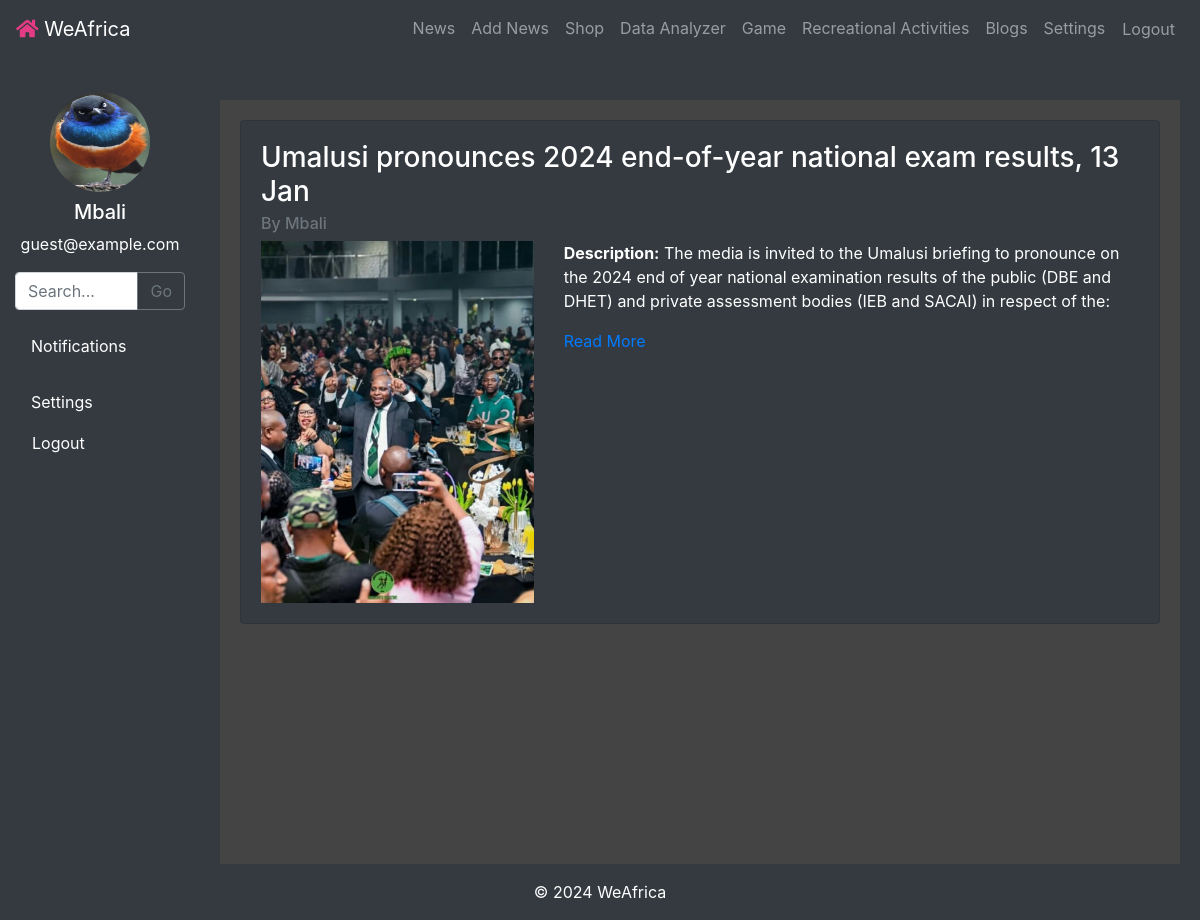
Page /news_list (signed in) on the committed database.
### tables this page shows
CREATE TABLE articles (
    id INTEGER PRIMARY KEY AUTOINCREMENT,
    title TEXT NOT NULL,
    description TEXT NOT NULL,
    body TEXT NOT NULL,
    image_url TEXT,
    author TEXT NOT NULL,
    created_at TIMESTAMP DEFAULT CURRENT_TIMESTAMP
, image TEXT);

### app.py (the view)
@app.route('/news_list')
def news_list():
    articles = news.get_all_articles()
    return render_template('news_list.html', articles=articles)

### news.py (called while the page is built)
def get_db():
    conn = sqlite3.connect('final_project.db')
    conn.row_factory = sqlite3.Row
    return conn

def get_all_articles():
    db = get_db()
    cursor = db.cursor()
    cursor.execute("SELECT title, description, body, image, author FROM articles")
    articles = cursor.fetchall()
    db.close()
    return articles

### templates/news_list.html (shortened to what this page needs)
{% extends "layout.html" %}
{% block content %}
<div class="container darker-background-2 mt-4">
    {% for article in articles %}
        <div class="card mb-4 bg-dark text-white">
            <div class="card-body">
                <h3 class="card-title">{{ article.title }}</h3>
                <h6 class="card-subtitle mb-2 text-muted">By {{ article.author }}</h6>
                <div class="row">
                    {% if article.image %}
                        <div class="col-md-4">
                            <img src="{{ url_for('static', filename='uploads/' ~ article.image) }}" class="img-fluid" alt="{{ article.title }}" style="max-width: 100%; height: auto;">
                        </div>
                    {% endif %}
                    <div class="col-md-8">
                        <p class="card-text"><strong>Description:</strong> {{ article.description }}</p>
                        <a href="#" class="read-more-link" data-article-id="{{ loop.index }}">Read More</a>
                    </div>
                </div>
            </div>
        </div>
    {% endfor %}
</div>
{% endblock %}

### templates/layout.html (shortened to what this page needs)
<!DOCTYPE html>
<html lang="en">
<head>
    <link rel="stylesheet" href="https://stackpath.bootstrapcdn.com/bootstrap/4.5.2/css/bootstrap.min.css">
    <link rel="stylesheet" href="{{ url_for('static', filename='css/style.css') }}">
    <link rel="stylesheet" href="https://cdnjs.cloudflare.com/ajax/libs/font-awesome/5.15.4/css/all.min.css">
</head>
<body>
    <header class="navbar navbar-expand-lg navbar-dark bg-dark fixed-top custom-header">
        <a class="navbar-brand" href="{{ url_for('index') }}">
            <i class="fas fa-home" id="weafrica-icon"></i>
            WeAfrica
        </a>
        <div class="collapse navbar-collapse" id="navbarNav">
            <ul class="navbar-nav ml-auto">
                <li class="nav-item"><a class="nav-link" href="{{ url_for('news_list') }}">News</a></li>
                {% if request.endpoint == 'news_list' or request.endpoint == 'add_news' %}
                    {% if 'username' in session %}
                        <li class="nav-item"><a class="nav-link" href="{{ url_for('add_news') }}">Add News</a></li>
                    {% endif %}
                {% endif %}
                <li class="nav-item"><a class="nav-link" href="{{ url_for('shop') }}">Shop</a></li>
                <li class="nav-item"><a class="nav-link" href="{{ url_for('data_analyzer') }}">Data Analyzer</a></li>
                <li class="nav-item"><a class="nav-link" href="{{ url_for('game') }}" id="game-link">Game</a></li>
                <li class="nav-item"><a class="nav-link" href="{{ url_for('recreational_activities') }}">Recreational Activities</a></li>
                <li class="nav-item"><a class="nav-link" href="{{ url_for('blogs') }}">Blogs</a></li>
                {% if 'username' in session %}
                    <li class="nav-item"><a class="nav-link" href="{{ url_for('settings') }}">Settings</a></li>
                    <li class="nav-item">
                        <form action="{{ url_for('logout') }}" method="post" class="form-inline">
                            <button type="submit" class="btn btn-link nav-link">Logout</button>
                        </form>
                    </li>
                {% else %}
                    <li class="nav-item"><a class="nav-link" href="{{ url_for('login') }}">Login</a></li>
                {% endif %}
            </ul>
        </div>
    </header>
    <div class="container-fluid">
        <div class="row">
            <div class="col-md-2 sidebar">
                <div class="user-profile text-center my-3">
                    {% if 'username' in session and session.get('profile_picture') %}
                        <img src="{{ url_for('static', filename='uploads/' ~ session.get('profile_picture')) }}" alt="Profile Picture" class="img-fluid rounded-circle mb-2" style="width: 100px; height: 100px;">
                    {% else %}
                        <i class="fas fa-user-circle fa-5x mb-2"></i>
                    {% endif %}
                    <h5>{{ session.get('username', 'Guest') }}</h5>
                    <p>{{ session.get('email', 'guest@example.com') }}</p>
                </div>
                <div class="search-bar my-3">
                    <form action="{{ url_for('search') }}" method="get">
                        <div class="input-group">
                            <input type="text" class="form-control" name="query" placeholder="Search...">
                            <div class="input-group-append">
                                <button class="btn btn-outline-secondary" type="submit">Go</button>
                            </div>
                        </div>
                    </form>
                </div>
                <div class="notifications my-3">
                    <a href="#" class="nav-link" id="showNotificationsLink">Notifications</a>
                </div>
                <nav class="nav flex-column">
                    {% if 'username' in session %}
                        <a class="nav-link" href="{{ url_for('settings') }}">Settings</a>
                        <form action="{{ url_for('logout') }}" method="post" class="form-inline">
                            <button type="submit" class="btn btn-link nav-link">Logout</button>
                        </form>
                    {% else %}
                        <a class="nav-link" href="{{ url_for('login') }}">Login</a>
                    {% endif %}
                </nav>
            </div>
            <div class="col-md-10 content">
                {% block content %}{% endblock %}
            </div>
        </div>
    </div>
    <footer class="footer bg-dark text-white text-center py-3">
        &copy; 2024 WeAfrica
    </footer>
</body>
</html>

### static/css/style.css (style rules this page uses)
body { background-color: #343a40; color: #ffffff; padding-top: 56px; }
.content { padding: 20px; }
.sidebar { height: 100vh; padding-top: 20px; background-color: #343a40; color: #ffffff; }
.sidebar .nav-link { color: #ffffff; }
.footer { position: fixed; bottom: 0; width: 100%; background-color: #343a40; color: #ffffff; }
.darker-background-2 { background-color: #444; color: #fff; min-height: 100vh; padding: 20px; }

### rows in the picture
articles: get "Mbali", title "Umalusi pronounces 2024 end-of-year national exam results, 13 Jan", author "Mbali", image (picture), description "The media is invited to the Umalusi briefing to pronounce on the 2024 end of year national examination results of the public (DBE and DHET) and private assessment bodies (IEB and SACAI) in respect of the:"

### other values in the picture
{{ session.get('email', 'guest@example.com') }} "guest@example.com"
